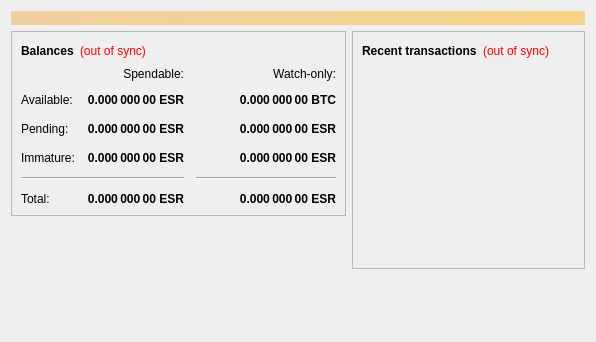
<?xml version="1.0" encoding="UTF-8"?>
<ui version="4.0">
 <class>OverviewPage</class>
 <widget class="QWidget" name="OverviewPage">
  <property name="geometry">
   <rect>
    <x>0</x>
    <y>0</y>
    <width>596</width>
    <height>342</height>
   </rect>
  </property>
  <property name="windowTitle">
   <string>Form</string>
  </property>
  <layout class="QVBoxLayout" name="topLayout">
   <item>
    <widget class="QLabel" name="labelAlerts">
     <property name="visible">
      <bool>false</bool>
     </property>
     <property name="styleSheet">
      <string notr="true">background-color: qlineargradient(x1: 0, y1: 0, x2: 1, y2: 0, stop:0 #F0D0A0, stop:1 #F8D488); color:#000000;</string>
     </property>
     <property name="wordWrap">
      <bool>true</bool>
     </property>
     <property name="margin">
      <number>3</number>
     </property>
    </widget>
   </item>
   <item>
    <layout class="QHBoxLayout" name="horizontalLayout" stretch="1,1">
     <item>
      <layout class="QVBoxLayout" name="verticalLayout_2">
       <item>
        <widget class="QFrame" name="frame">
         <property name="frameShape">
          <enum>QFrame::StyledPanel</enum>
         </property>
         <property name="frameShadow">
          <enum>QFrame::Raised</enum>
         </property>
         <layout class="QVBoxLayout" name="verticalLayout_4">
          <item>
           <layout class="QHBoxLayout" name="horizontalLayout_4">
            <item>
             <widget class="QLabel" name="label_5">
              <property name="font">
               <font>
                <weight>75</weight>
                <bold>true</bold>
               </font>
              </property>
              <property name="text">
               <string>Balances</string>
              </property>
             </widget>
            </item>
            <item>
             <widget class="QLabel" name="labelWalletStatus">
              <property name="cursor">
               <cursorShape>WhatsThisCursor</cursorShape>
              </property>
              <property name="toolTip">
               <string>The displayed information may be out of date. Your wallet automatically synchronizes with the Elspero network after a connection is established, but this process has not completed yet.</string>
              </property>
              <property name="styleSheet">
               <string notr="true">QLabel { color: red; }</string>
              </property>
              <property name="text">
               <string notr="true">(out of sync)</string>
              </property>
              <property name="alignment">
               <set>Qt::AlignLeading|Qt::AlignLeft|Qt::AlignVCenter</set>
              </property>
             </widget>
            </item>
            <item>
             <spacer name="horizontalSpacer_3">
              <property name="orientation">
               <enum>Qt::Horizontal</enum>
              </property>
              <property name="sizeHint" stdset="0">
               <size>
                <width>40</width>
                <height>20</height>
               </size>
              </property>
             </spacer>
            </item>
           </layout>
          </item>
          <item>
           <layout class="QGridLayout" name="gridLayout">
            <property name="spacing">
             <number>12</number>
            </property>
            <item row="2" column="2">
             <widget class="QLabel" name="labelWatchPending">
              <property name="font">
               <font>
                <weight>75</weight>
                <bold>true</bold>
               </font>
              </property>
              <property name="cursor">
               <cursorShape>IBeamCursor</cursorShape>
              </property>
              <property name="toolTip">
               <string>Unconfirmed transactions to watch-only addresses</string>
              </property>
              <property name="text">
               <string notr="true">0.000 000 00 ESR</string>
              </property>
              <property name="alignment">
               <set>Qt::AlignRight|Qt::AlignTrailing|Qt::AlignVCenter</set>
              </property>
              <property name="textInteractionFlags">
               <set>Qt::LinksAccessibleByMouse|Qt::TextSelectableByKeyboard|Qt::TextSelectableByMouse</set>
              </property>
             </widget>
            </item>
            <item row="2" column="1">
             <widget class="QLabel" name="labelUnconfirmed">
              <property name="font">
               <font>
                <weight>75</weight>
                <bold>true</bold>
               </font>
              </property>
              <property name="cursor">
               <cursorShape>IBeamCursor</cursorShape>
              </property>
              <property name="toolTip">
               <string>Total of transactions that have yet to be confirmed, and do not yet count toward the spendable balance</string>
              </property>
              <property name="text">
               <string notr="true">0.000 000 00 ESR</string>
              </property>
              <property name="alignment">
               <set>Qt::AlignRight|Qt::AlignTrailing|Qt::AlignVCenter</set>
              </property>
              <property name="textInteractionFlags">
               <set>Qt::LinksAccessibleByMouse|Qt::TextSelectableByKeyboard|Qt::TextSelectableByMouse</set>
              </property>
             </widget>
            </item>
            <item row="3" column="2">
             <widget class="QLabel" name="labelWatchImmature">
              <property name="font">
               <font>
                <weight>75</weight>
                <bold>true</bold>
               </font>
              </property>
              <property name="cursor">
               <cursorShape>IBeamCursor</cursorShape>
              </property>
              <property name="toolTip">
               <string>Mined balance in watch-only addresses that has not yet matured</string>
              </property>
              <property name="text">
               <string notr="true">0.000 000 00 ESR</string>
              </property>
              <property name="alignment">
               <set>Qt::AlignRight|Qt::AlignTrailing|Qt::AlignVCenter</set>
              </property>
              <property name="textInteractionFlags">
               <set>Qt::LinksAccessibleByMouse|Qt::TextSelectableByKeyboard|Qt::TextSelectableByMouse</set>
              </property>
             </widget>
            </item>
            <item row="4" column="0" colspan="2">
             <widget class="Line" name="line">
              <property name="orientation">
               <enum>Qt::Horizontal</enum>
              </property>
             </widget>
            </item>
            <item row="4" column="2">
             <widget class="Line" name="lineWatchBalance">
              <property name="sizePolicy">
               <sizepolicy hsizetype="Preferred" vsizetype="Fixed">
                <horstretch>0</horstretch>
                <verstretch>0</verstretch>
               </sizepolicy>
              </property>
              <property name="minimumSize">
               <size>
                <width>140</width>
                <height>0</height>
               </size>
              </property>
              <property name="orientation">
               <enum>Qt::Horizontal</enum>
              </property>
             </widget>
            </item>
            <item row="5" column="0">
             <widget class="QLabel" name="labelTotalText">
              <property name="text">
               <string>Total:</string>
              </property>
             </widget>
            </item>
            <item row="3" column="1">
             <widget class="QLabel" name="labelImmature">
              <property name="font">
               <font>
                <weight>75</weight>
                <bold>true</bold>
               </font>
              </property>
              <property name="cursor">
               <cursorShape>IBeamCursor</cursorShape>
              </property>
              <property name="toolTip">
               <string>Mined balance that has not yet matured</string>
              </property>
              <property name="text">
               <string notr="true">0.000 000 00 ESR</string>
              </property>
              <property name="alignment">
               <set>Qt::AlignRight|Qt::AlignTrailing|Qt::AlignVCenter</set>
              </property>
              <property name="textInteractionFlags">
               <set>Qt::LinksAccessibleByMouse|Qt::TextSelectableByKeyboard|Qt::TextSelectableByMouse</set>
              </property>
             </widget>
            </item>
            <item row="2" column="3">
             <spacer name="horizontalSpacer_2">
              <property name="orientation">
               <enum>Qt::Horizontal</enum>
              </property>
              <property name="sizeHint" stdset="0">
               <size>
                <width>40</width>
                <height>20</height>
               </size>
              </property>
             </spacer>
            </item>
            <item row="3" column="0">
             <widget class="QLabel" name="labelImmatureText">
              <property name="text">
               <string>Immature:</string>
              </property>
             </widget>
            </item>
            <item row="5" column="1">
             <widget class="QLabel" name="labelTotal">
              <property name="font">
               <font>
                <weight>75</weight>
                <bold>true</bold>
               </font>
              </property>
              <property name="cursor">
               <cursorShape>IBeamCursor</cursorShape>
              </property>
              <property name="toolTip">
               <string>Your current total balance</string>
              </property>
              <property name="text">
               <string notr="true">0.000 000 00 ESR</string>
              </property>
              <property name="alignment">
               <set>Qt::AlignRight|Qt::AlignTrailing|Qt::AlignVCenter</set>
              </property>
              <property name="textInteractionFlags">
               <set>Qt::LinksAccessibleByMouse|Qt::TextSelectableByKeyboard|Qt::TextSelectableByMouse</set>
              </property>
             </widget>
            </item>
            <item row="5" column="2">
             <widget class="QLabel" name="labelWatchTotal">
              <property name="font">
               <font>
                <weight>75</weight>
                <bold>true</bold>
               </font>
              </property>
              <property name="cursor">
               <cursorShape>IBeamCursor</cursorShape>
              </property>
              <property name="toolTip">
               <string>Current total balance in watch-only addresses</string>
              </property>
              <property name="text">
               <string notr="true">0.000 000 00 ESR</string>
              </property>
              <property name="alignment">
               <set>Qt::AlignRight|Qt::AlignTrailing|Qt::AlignVCenter</set>
              </property>
              <property name="textInteractionFlags">
               <set>Qt::LinksAccessibleByMouse|Qt::TextSelectableByKeyboard|Qt::TextSelectableByMouse</set>
              </property>
             </widget>
            </item>
            <item row="0" column="2">
             <widget class="QLabel" name="labelWatchonly">
              <property name="text">
               <string>Watch-only:</string>
              </property>
              <property name="alignment">
               <set>Qt::AlignRight|Qt::AlignTrailing|Qt::AlignVCenter</set>
              </property>
             </widget>
            </item>
            <item row="1" column="0">
             <widget class="QLabel" name="labelBalanceText">
              <property name="text">
               <string>Available:</string>
              </property>
             </widget>
            </item>
            <item row="1" column="1">
             <widget class="QLabel" name="labelBalance">
              <property name="font">
               <font>
                <weight>75</weight>
                <bold>true</bold>
               </font>
              </property>
              <property name="cursor">
               <cursorShape>IBeamCursor</cursorShape>
              </property>
              <property name="toolTip">
               <string>Your current spendable balance</string>
              </property>
              <property name="text">
               <string notr="true">0.000 000 00 ESR</string>
              </property>
              <property name="alignment">
               <set>Qt::AlignRight|Qt::AlignTrailing|Qt::AlignVCenter</set>
              </property>
              <property name="textInteractionFlags">
               <set>Qt::LinksAccessibleByMouse|Qt::TextSelectableByKeyboard|Qt::TextSelectableByMouse</set>
              </property>
             </widget>
            </item>
            <item row="1" column="2">
             <widget class="QLabel" name="labelWatchAvailable">
              <property name="font">
               <font>
                <weight>75</weight>
                <bold>true</bold>
               </font>
              </property>
              <property name="cursor">
               <cursorShape>IBeamCursor</cursorShape>
              </property>
              <property name="toolTip">
               <string>Your current balance in watch-only addresses</string>
              </property>
              <property name="text">
               <string notr="true">0.000 000 00 BTC</string>
              </property>
              <property name="alignment">
               <set>Qt::AlignRight|Qt::AlignTrailing|Qt::AlignVCenter</set>
              </property>
              <property name="textInteractionFlags">
               <set>Qt::LinksAccessibleByMouse|Qt::TextSelectableByKeyboard|Qt::TextSelectableByMouse</set>
              </property>
             </widget>
            </item>
            <item row="2" column="0">
             <widget class="QLabel" name="labelPendingText">
              <property name="text">
               <string>Pending:</string>
              </property>
             </widget>
            </item>
            <item row="0" column="1">
             <widget class="QLabel" name="labelSpendable">
              <property name="text">
               <string>Spendable:</string>
              </property>
              <property name="alignment">
               <set>Qt::AlignRight|Qt::AlignTrailing|Qt::AlignVCenter</set>
              </property>
             </widget>
            </item>
           </layout>
          </item>
         </layout>
        </widget>
       </item>
       <item>
        <spacer name="verticalSpacer">
         <property name="orientation">
          <enum>Qt::Vertical</enum>
         </property>
         <property name="sizeHint" stdset="0">
          <size>
           <width>20</width>
           <height>40</height>
          </size>
         </property>
        </spacer>
       </item>
      </layout>
     </item>
     <item>
      <layout class="QVBoxLayout" name="verticalLayout_3">
       <item>
        <widget class="QFrame" name="frame_2">
         <property name="frameShape">
          <enum>QFrame::StyledPanel</enum>
         </property>
         <property name="frameShadow">
          <enum>QFrame::Raised</enum>
         </property>
         <layout class="QVBoxLayout" name="verticalLayout">
          <item>
           <layout class="QHBoxLayout" name="horizontalLayout_2">
            <item>
             <widget class="QLabel" name="label_4">
              <property name="font">
               <font>
                <weight>75</weight>
                <bold>true</bold>
               </font>
              </property>
              <property name="text">
               <string>Recent transactions</string>
              </property>
             </widget>
            </item>
            <item>
             <widget class="QLabel" name="labelTransactionsStatus">
              <property name="cursor">
               <cursorShape>WhatsThisCursor</cursorShape>
              </property>
              <property name="toolTip">
               <string>The displayed information may be out of date. Your wallet automatically synchronizes with the Elspero network after a connection is established, but this process has not completed yet.</string>
              </property>
              <property name="styleSheet">
               <string notr="true">QLabel { color: red; }</string>
              </property>
              <property name="text">
               <string notr="true">(out of sync)</string>
              </property>
              <property name="alignment">
               <set>Qt::AlignRight|Qt::AlignTrailing|Qt::AlignVCenter</set>
              </property>
             </widget>
            </item>
            <item>
             <spacer name="horizontalSpacer">
              <property name="orientation">
               <enum>Qt::Horizontal</enum>
              </property>
              <property name="sizeHint" stdset="0">
               <size>
                <width>40</width>
                <height>20</height>
               </size>
              </property>
             </spacer>
            </item>
           </layout>
          </item>
          <item>
           <widget class="QListView" name="listTransactions">
            <property name="styleSheet">
             <string notr="true">QListView { background: transparent; }</string>
            </property>
            <property name="frameShape">
             <enum>QFrame::NoFrame</enum>
            </property>
            <property name="verticalScrollBarPolicy">
             <enum>Qt::ScrollBarAlwaysOff</enum>
            </property>
            <property name="horizontalScrollBarPolicy">
             <enum>Qt::ScrollBarAlwaysOff</enum>
            </property>
            <property name="selectionMode">
             <enum>QAbstractItemView::NoSelection</enum>
            </property>
           </widget>
          </item>
         </layout>
        </widget>
       </item>
       <item>
        <spacer name="verticalSpacer_2">
         <property name="orientation">
          <enum>Qt::Vertical</enum>
         </property>
         <property name="sizeHint" stdset="0">
          <size>
           <width>20</width>
           <height>40</height>
          </size>
         </property>
        </spacer>
       </item>
      </layout>
     </item>
    </layout>
   </item>
  </layout>
 </widget>
 <resources/>
 <connections/>
</ui>
